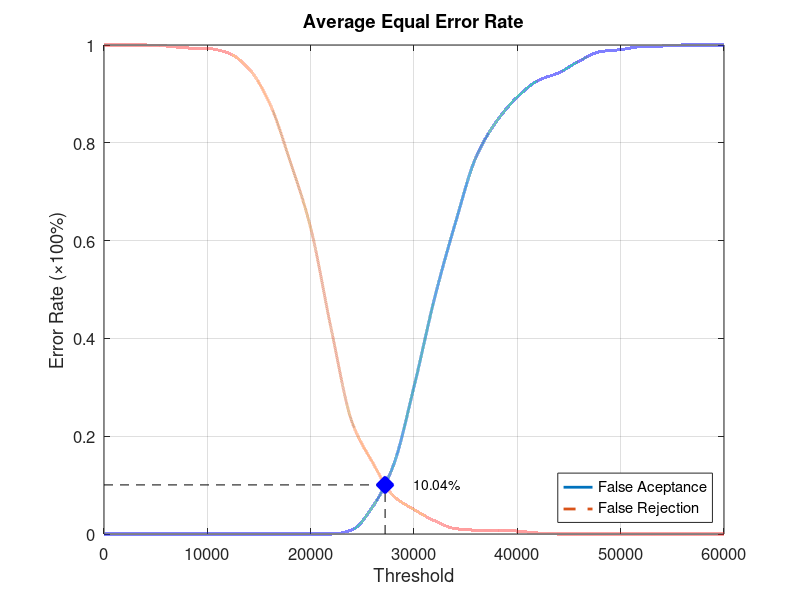
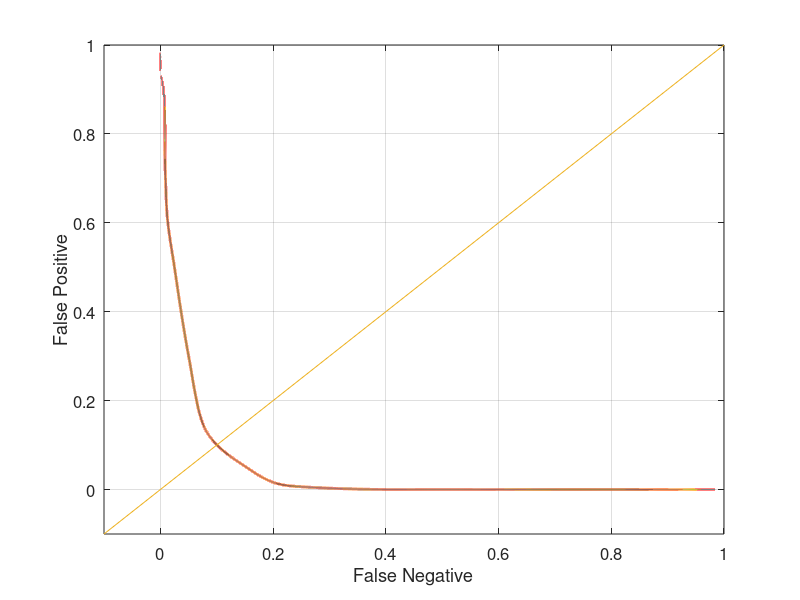

The MATLAB script that drew these images, in order:
function yEER = Database4Average
close all;
clear;
clc;
x = 0:2000:60000;
xq = 0:0.5:60000;

y0 = [0 0 0 0 0 0 0 0 0 0 0 0 0.00842105 0.0557895 0.14 0.301053 0.483158 0.63579 0.770526 0.844211 0.893684 0.927368 0.943158 0.967368 0.986316 0.990526 0.996842 0.997895 1 1 1];
yy0 = interp1(x, y0, xq, 'pchip');
y1 = [1 1 1 0.998 0.994 0.993 0.984 0.952 0.882 0.763 0.626 0.418 0.229 0.146 0.078 0.05 0.027 0.011 0.008 0.008 0.006 0.002 0 0 0 0 0 0 0 0 0];
yy1 = interp1(x, y1, xq, 'pchip');

% Calculating EER: 
y2 = abs(y0 - y1);
find(y2 == min(y2))
yy2 = abs(yy0 - yy1);
xEER = find(yy2 == min(yy2));
xEERIndex = xq(xEER) % X-axis EER
yEER = yy0(xEER) % Y-axis EER

main = figure
plot(xq, yy0,'-','LineWidth', 2);	hold on
plot(xq, yy1,'--','LineWidth', 2);	hold on
plot([xEERIndex xEERIndex], [0 yEER], 'k--');	hold on
plot([0 xEERIndex], [yEER yEER], 'k--');	hold on
plot(xEERIndex, yEER, 'bx', 'LineWidth', 10);	hold on
text(xEERIndex + 10 * xEERIndex / 100, yEER, [num2str(round((10000 * yEER)) / 100) '%'])
legend('False Aceptance', 'False Rejection', 'Location', 'SouthEast')
xlabel('Threshold')
ylabel('Error Rate (\times100%)')
title('Average Equal Error Rate')
set(gca, 'FontSize', 12)
axis([0 60000 0 1])
grid on

print(main, 'Database4AverageMain', '-dpng');
FNRxFPR = figure('Color', [1 1 1]);
plot(yy1, yy0, '-', yy1, yy0, 'LineWidth', 2);
hold on
y = -0.1:0.1:1
plot(y, y); 
set(gca, 'FontSize', 12)
xlabel('False Negative')
ylabel('False Positive')
axis([-0.1 1 -0.1 1])
set(gca, 'FontSize', 12)
grid on

print(FNRxFPR, 'Database4AverageFNRxFPR','-dpng');
end
